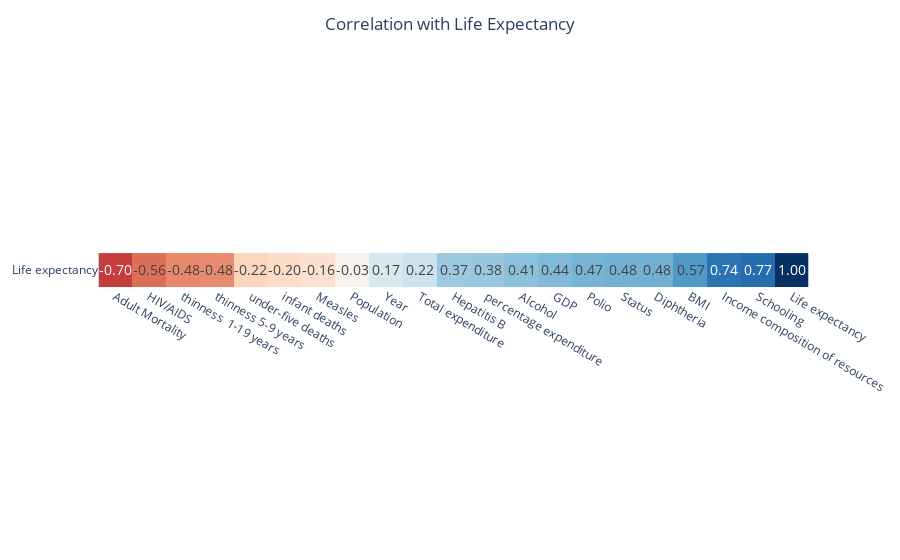

Here is the notebook cell this chart was saved with:
### Markdown cell above
### Interpretation of GDP vs Life Expectancy Scatter Plot:

The scatter plot indicates a **positive relationship** between **Life Expectancy** and **GDP**. This suggests that as a country's GDP increases, its average life expectancy tends to improve. 

- **Developed nations** are clustered in the higher GDP range, and they generally have higher life expectancy values, indicating that wealthier countries with better economic conditions are able to provide better healthcare, education, and living standards, contributing to longer life expectancy.
  
- **Underdeveloped nations**, on the other hand, are situated in the lower GDP range and typically exhibit lower life expectancy values. This reflects the challenges faced by poorer countries, including limited access to healthcare, resources, and infrastructure.

In summary, the graph shows that **developed nations** tend to have **higher life expectancy** than **underdeveloped nations**, primarily due to their stronger economic conditions.

### Code cell
corr_matrix = data.corr()

# Create a vertical heatmap for the correlation values with respect to 'Life expectancy'
fig = px.imshow(
    corr_matrix[["Life expectancy"]].sort_values("Life expectancy", ascending=True).T,  # Transpose the matrix to make it vertical
    color_continuous_scale="RdBu",  # Set the color scale to match 'RdBu'
    range_color=(-1, 1),  # Set the color scale range to be between -1 and 1
    labels={"color": "Correlation"},  # Label for the color bar
)

# Add correlation value annotations on the heatmap
fig.update_traces(
    texttemplate='%{z:.2f}',  # Format correlation values with 2 decimal places
    textfont=dict(size=14)  # Customize the font size for annotations
)

# Update layout to center the title and remove color scale
fig.update_layout(
    title="Correlation with Life Expectancy",
    title_x=0.5,  # Center the title
    coloraxis_showscale=False  # Hide the color scale
)

# Show the heatmap
fig.show()

### Figure 1 — Plotly figure (JSON) as saved in the notebook; plotly's stock layout.template omitted (floating-point values rounded to 4 significant figures)
{"data": [{"coloraxis": "coloraxis", "hovertemplate": "x: %{x}<br>y: %{y}<br>Correlation: %{z}<extra></extra>", "name": "0", "textfont": {"size": 14}, "texttemplate": "%{z:.2f}", "type": "heatmap", "x": ["Adult Mortality", "HIV/AIDS", "thinness  1-19 years", "thinness 5-9 years", "under-five deaths", "infant deaths", "Measles", "Population", "Year", "Total expenditure", "Hepatitis B", "percentage expenditure", "Alcohol", "GDP", "Polio", "Status", "Diphtheria", "BMI", "Income composition of resources", "Schooling", "Life expectancy"], "xaxis": "x", "y": ["Life expectancy"], "yaxis": "y", "z": [[-0.6966, -0.5559, -0.4813, -0.4754, -0.2223, -0.1964, -0.1574, -0.02758, 0.1696, 0.2169, 0.3744, 0.3812, 0.4145, 0.4432, 0.4704, 0.4814, 0.4843, 0.5705, 0.7412, 0.7678, 1]]}], "layout": {"coloraxis": {"cmax": 1, "cmin": -1, "colorbar": {"title": {"text": "Correlation"}}, "colorscale": [[0, "rgb(103,0,31)"], [0.1, "rgb(178,24,43)"], [0.2, "rgb(214,96,77)"], [0.3, "rgb(244,165,130)"], [0.4, "rgb(253,219,199)"], [0.5, "rgb(247,247,247)"], [0.6, "rgb(209,229,240)"], [0.7, "rgb(146,197,222)"], [0.8, "rgb(67,147,195)"], [0.9, "rgb(33,102,172)"], [1, "rgb(5,48,97)"]], "showscale": false}, "margin": {"t": 60}, "title": {"text": "Correlation with Life Expectancy", "x": 0.5}, "xaxis": {"anchor": "y", "constrain": "domain", "domain": [0, 1], "scaleanchor": "y"}, "yaxis": {"anchor": "x", "autorange": "reversed", "constrain": "domain", "domain": [0, 1]}}}
